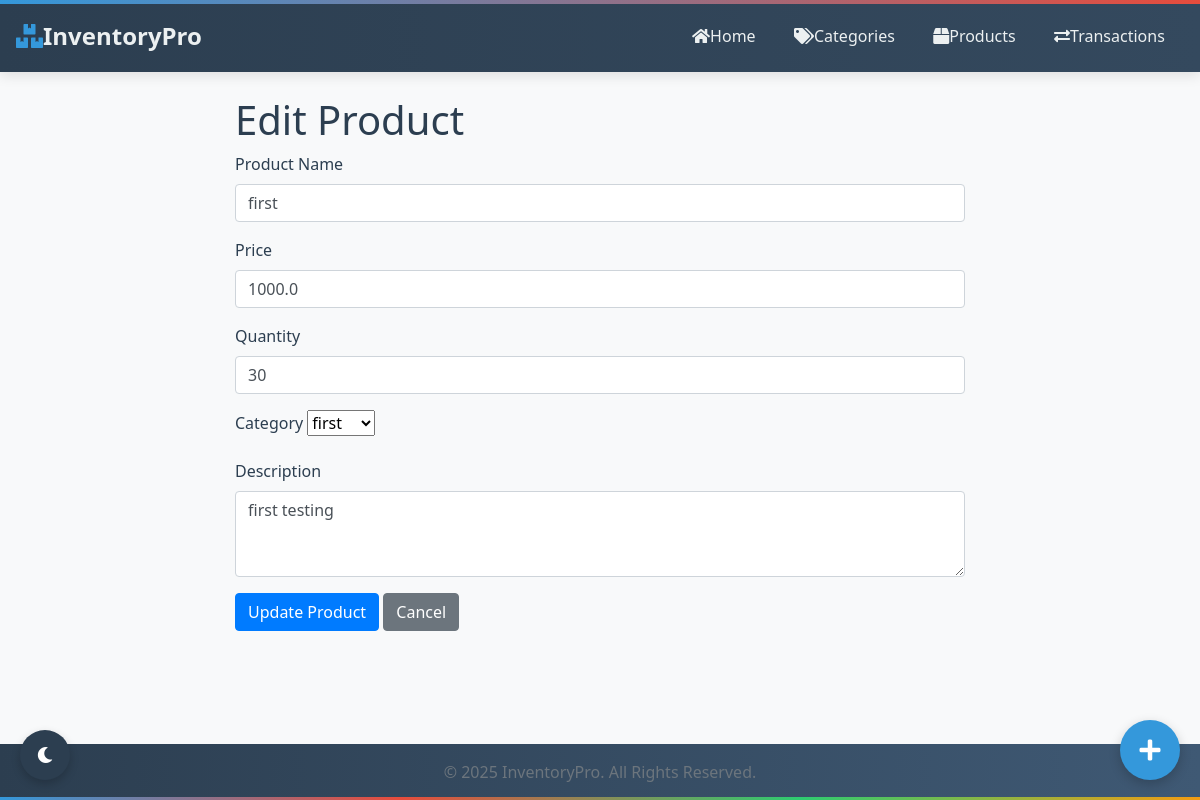
/products/1/edit, run on the app's committed database.
### models/product.py (models this page shows, shortened)
class Product(Base):
    __tablename__ = 'products'
    id = Column(Integer, primary_key=True)
    _name = Column("name", String(100), nullable=False)
    description = Column(String(255))
    _price = Column("price", Float, nullable=False)
    _quantity = Column("quantity", Integer, default=0)
    category_id = Column(Integer, ForeignKey('categories.id'), nullable=False)
    created_at = Column(DateTime, default=datetime.datetime.utcnow)
    updated_at = Column(DateTime, default=datetime.datetime.utcnow, onupdate=datetime.datetime.utcnow)
    reorder_level = Column(Integer, default=10)
    reorder_quantity = Column(Integer, default=20)
    category = relationship("Category", back_populates="products")
    suppliers = relationship("Supplier", secondary="supplier_product", back_populates="products")
    transaction_items = relationship("TransactionItem", back_populates="product")
    transactions = relationship(
        "Transaction",
        secondary="transaction_items",
        primaryjoin="Product.id == TransactionItem.product_id",
        secondaryjoin="TransactionItem.transaction_id == Transaction.id",
        viewonly=True  # Make this viewonly to prevent cascade conflicts
    )
    @property
    def name(self):
        return self._name
    @name.setter
    def name(self, value):
        if not value or not isinstance(value, str) or len(value.strip()) < 2:
            raise ValueError("Product name must be a string with at least 2 characters")
        self._name = value.strip()
    @property
    def price(self):
        return self._price
    @price.setter
    def price(self, value):
        try:
            value = float(value)
            if value < 0:
                raise ValueError("Price cannot be negative")
            self._price = value
        except (ValueError, TypeError):
            raise ValueError("Price must be a positive number")
    @property
    def quantity(self):
        return self._quantity
    @quantity.setter
    def quantity(self, value):
        try:
            value = int(value)
            if value < 0:
                raise ValueError("Quantity cannot be negative")
            self._quantity = value
        except (ValueError, TypeError):
            raise ValueError("Quantity must be a positive integer")
    @classmethod
    def find_by_id(cls, id):
        session = SessionLocal()
        try:
            product = session.query(cls).options(joinedload(cls.category)).filter_by(id=id).first()
            return product
        finally:
            session.close()

### web/app.py (the view, shortened to what this page needs)
@app.route('/products/<int:id>/edit', methods=['GET', 'POST'])
def edit_product(id):
    product = Product.find_by_id(id)
    if not product:
        flash(f"Product with ID {id} not found", "error")
        return redirect(url_for('list_products'))
    categories = Category.get_all()
    return render_template('products/edit.html', product=product, categories=categories)

### models/category.py (called while the page is built)
    @property
    def name(self):
        return self._name

    @classmethod
    def get_all(cls):
        session = SessionLocal()
        try:
            categories = session.query(cls).options(joinedload(cls.products)).all()
            return categories
        finally:
            session.close()

### web/app.py (called while the page is built)
@app.context_processor
def inject_now():
    return {'now': datetime.utcnow()}

### web/templates/products/edit.html (shortened to what this page needs)
{% extends 'base.html' %}
{% block content %}
<div class="row">
    <div class="col-md-8 offset-md-2">
        <h1>Edit Product</h1>
        <form action="{{ url_for('update_product', id=product.id) }}" method="post">
            <div class="mb-3">
                <label for="name" class="form-label">Product Name</label>
                <input type="text" name="name" id="name" class="form-control" value="{{ product.name }}" required>
            </div>
            <div class="mb-3">
                <label for="price" class="form-label">Price</label>
                <input type="number" name="price" id="price" class="form-control" step="0.01" value="{{ product.price }}" required>
            </div>
            <div class="mb-3">
                <label for="quantity" class="form-label">Quantity</label>
                <input type="number" name="quantity" id="quantity" class="form-control" value="{{ product.quantity }}" required>
            </div>
            <div class="mb-3">
                <label for="category" class="form-label">Category</label>
                <select name="category_id" id="category" class="form-select" required>
                    {% for category in categories %}
                    <option value="{{ category.id }}" {% if product.category and product.category.id == category.id %}selected{% endif %}>
                        {{ category.name }}
                    </option>
                    {% endfor %}
                </select>
            </div>
            <div class="mb-3">
                <label for="description" class="form-label">Description</label>
                <textarea name="description" id="description" class="form-control" rows="3">{{ product.description }}</textarea>
            </div>
            <button type="submit" class="btn btn-primary">Update Product</button>
            <a href="{{ url_for('list_products') }}" class="btn btn-secondary">Cancel</a>
        </form>
    </div>
</div>
{% endblock %}

### web/templates/base.html (style rules this page uses)
:root { --primary-color: #3498db; --primary-dark: #2980b9; --secondary-color: #2c3e50; --accent-color: #e74c3c; --background-light: #f8f9fa; --text-dark: #2c3e50; --text-light: #ecf0f1; --success-color: #2ecc71; --warning-color: #f39c12; --danger-color: #e74c3c; --info-color: #3498db; }
body { font-family: 'Segoe UI', Tahoma, Geneva, Verdana, sans-serif; background-color: var(--background-light); color: var(--text-dark); overflow-x: hidden; min-height: 100vh; display: flex; flex-direction: column; }

### data on the page
Product: name "first", price "1000.0", quantity "30", description "first testing"

### other printed values
form field category_id "first"
